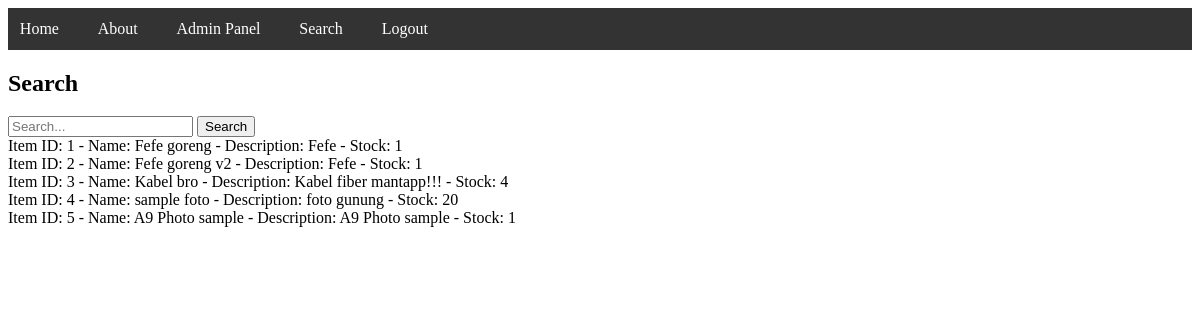
/search.php (signed in), run on the app's committed database.
### tables this page shows
CREATE TABLE `items` (
  `item_id` int(11) NOT NULL,
  `item_name` text DEFAULT NULL,
  `item_picture` text DEFAULT NULL,
  `item_desc` text DEFAULT NULL,
  `item_stock` int(11) NOT NULL
);

### search.php (the view, shortened to what this page needs)
<?php
require_once(__DIR__ . '/controllers/connection.php');
$search_query = isset($_GET['search_query']) ? $_GET['search_query'] : '';
$search_query = htmlspecialchars($search_query, ENT_QUOTES, 'UTF-8');
$search = $_GET['search_query'] ?? '';
?>
<!DOCTYPE html>
<html lang="en">
<head>
</head>
<body>
    <header>
    <?php if($_SESSION['is_admin'] === true){ ?>
            <ul>
                <li><a href="index.php">Home</a></li>
                <li><a href="about-us.php">About</a></li>
                <li><a href="admin.php">Admin Panel</a></li>
                <li><a href="search.php">Search</a></li>
                <div id='login'><a href='controllers/logoutc.php'>Logout</a></div>
            </ul>
            <?php } ?>
    </header>
    <div class="container">
        <div class="section search">
            <h2>Search</h2>
            <form action="search.php" method="GET">
                <input type="text" name="search_query" placeholder="Search..." value="<?php echo $search_query; ?>" required>
                <button type="submit">Search</button>
            </form>
        </div>
    </div>
</body>
</html>
<?php
    $sql = "SELECT * FROM items WHERE item_name LIKE ? OR item_desc LIKE ?";
    $stmt = $connection->prepare($sql);
    $searchTerm = '%' . $search . '%';
    $stmt->bind_param("ss", $searchTerm, $searchTerm);
    $stmt->execute();
    $result = $stmt->get_result();
    if ($result->num_rows > 0) {
        while($row = $result->fetch_assoc()) {
            echo "Item ID: " . $row["item_id"]. " - Name: " . $row["item_name"]. " - Description: " . $row["item_desc"]. " - Stock: " . $row["item_stock"] . "<br>";
        }
    } else {
        echo "0 results found";
    }
?>

### search.php (style rules this page uses)
header { background-color: #333; display: block; color: #fff; padding: 1%; position:sticky; top:0px; }
ul { list-style-type: none; margin: 0; padding: 0; }
li { display: inline; margin-right: 3%; }
a { text-decoration: none; color: #fff; }
#login { display: inline; margin-right : 3%; }

### data on the page
items: item_id "1", item_name "Fefe goreng", item_desc "Fefe", item_stock "1"
items: item_id "2", item_name "Fefe goreng v2", item_desc "Fefe", item_stock "1"
items: item_id "3", item_name "Kabel bro", item_desc "Kabel fiber mantapp!!!", item_stock "4"
items: item_id "4", item_name "sample foto", item_desc "foto gunung", item_stock "20"
items: item_id "5", item_name "A9 Photo sample", item_desc "A9 Photo sample", item_stock "1"
